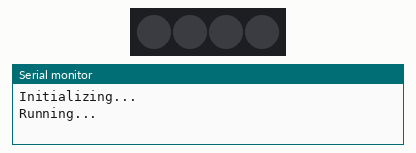
Simulated run of this program. Board: ESP8266 (NodeMCU). Parts: 4 RGB LEDs in strip order, left to right, the last lines printed to the serial monitor. Dim RGB values are drawn brighter than linear.

Above: at 2.5 s.
At 7.5 s:
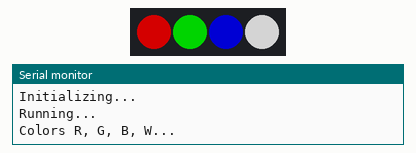
Timing chart, 0 to 13.0 s (numbered marks = the images above):
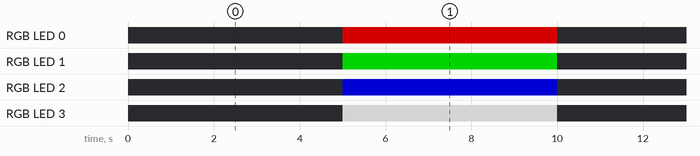

The program:

main.cpp
```cpp
// NeoPixelTest
// This example will cycle between showing four pixels as Red, Green, Blue, White
// and then showing those pixels as Black.
//
// Included but commented out are examples of configuring a NeoPixelBus for
// different color order including an extra white channel, different data speeds, and
// for Esp8266 different methods to send the data.
// NOTE: You will need to make sure to pick the one for your platform
//
//
// There is serial output of the current state so you can confirm and follow along.
//

#include <NeoPixelBus.h>

const uint16_t PixelCount = 4; // this example assumes 4 pixels, making it smaller will cause a failure
const uint8_t PixelPin = 1;  // make sure to set this to the correct pin, ignored for Esp8266

#define colorSaturation 128

// three element pixels, in different order and speeds
NeoPixelBus<NeoGrbFeature, NeoWs2812xMethod> strip(PixelCount, PixelPin);
//NeoPixelBus<NeoRgbFeature, Neo400KbpsMethod> strip(PixelCount, PixelPin);

// For Esp8266, the Pin is omitted and it uses GPIO3 due to DMA hardware use.
// There are other Esp8266 alternative methods that provide more pin options, but also have
// other side effects.
// For details see wiki linked here https://github.com/Makuna/NeoPixelBus/wiki/ESP8266-NeoMethods.
//
// You can also use one of these for Esp8266,
// each having their own restrictions.
//
// These two are the same as above as the DMA method is the default.
// NOTE: These will ignore the PIN and use GPI03 pin.
//NeoPixelBus<NeoGrbFeature, NeoEsp8266DmaWs2812xMethod> strip(PixelCount, PixelPin);
//NeoPixelBus<NeoRgbFeature, NeoEsp8266Dma400KbpsMethod> strip(PixelCount, PixelPin);

// Uart method is good for the Esp-01 or other pin restricted modules.
// for details see wiki linked here https://github.com/Makuna/NeoPixelBus/wiki/ESP8266-NeoMethods.
// NOTE: These will ignore the PIN and use GPI02 pin.
// NeoPixelBus<NeoGrbFeature, NeoEsp8266Uart1Ws2812xMethod> strip(PixelCount, PixelPin);
//NeoPixelBus<NeoRgbFeature, NeoEsp8266Uart1400KbpsMethod> strip(PixelCount, PixelPin);

// The bitbang method is really only good if you are not using WiFi features of the ESP.
// It works with all but pin 16.
//NeoPixelBus<NeoGrbFeature, NeoEsp8266BitBangWs2812xMethod> strip(PixelCount, PixelPin);
//NeoPixelBus<NeoRgbFeature, NeoEsp8266BitBang400KbpsMethod> strip(PixelCount, PixelPin);

// four element pixels, RGBW
//NeoPixelBus<NeoRgbwFeature, NeoWs2812xMethod> strip(PixelCount, PixelPin);

RgbColor red(colorSaturation, 0, 0);
RgbColor green(0, colorSaturation, 0);
RgbColor blue(0, 0, colorSaturation);
RgbColor white(colorSaturation);
RgbColor black(0);

HslColor hslRed(red);
HslColor hslGreen(green);
HslColor hslBlue(blue);
HslColor hslWhite(white);
HslColor hslBlack(black);


void setup()
{
    Serial.begin(115200);
    while (!Serial); // wait for serial attach

    Serial.println();
    Serial.println("Initializing...");
    Serial.flush();

    // this resets all the neopixels to an off state
    strip.Begin();
    strip.Show();


    Serial.println();
    Serial.println("Running...");
}


void loop()
{
    delay(5000);

    Serial.println("Colors R, G, B, W...");

    // set the colors,
    // if they don't match in order, you need to use NeoGrbFeature feature
    strip.SetPixelColor(0, red);
    strip.SetPixelColor(1, green);
    strip.SetPixelColor(2, blue);
    strip.SetPixelColor(3, white);
    // the following line demonstrates rgbw color support
    // if the NeoPixels are rgbw types the following line will compile
    // if the NeoPixels are anything else, the following line will give an error
    //strip.SetPixelColor(3, RgbwColor(colorSaturation));
    strip.Show();


    delay(5000);

    Serial.println("Off ...");

    // turn off the pixels
    strip.SetPixelColor(0, black);
    strip.SetPixelColor(1, black);
    strip.SetPixelColor(2, black);
    strip.SetPixelColor(3, black);
    strip.Show();

    delay(5000);

    Serial.println("HSL Colors R, G, B, W...");

    // set the colors,
    // if they don't match in order, you may need to use NeoGrbFeature feature
    strip.SetPixelColor(0, hslRed);
    strip.SetPixelColor(1, hslGreen);
    strip.SetPixelColor(2, hslBlue);
    strip.SetPixelColor(3, hslWhite);
    strip.Show();


    delay(5000);

    Serial.println("Off again...");

    // turn off the pixels
    strip.SetPixelColor(0, hslBlack);
    strip.SetPixelColor(1, hslBlack);
    strip.SetPixelColor(2, hslBlack);
    strip.SetPixelColor(3, hslBlack);
    strip.Show();

}
```

Measured:
- by itself, RGB LED 0: alternates RGB(128, 0, 0) for 5.0 s and off for 5.0 s
- by itself, RGB LED 1: alternates RGB(0, 128, 0) for 5.0 s and off for 5.0 s
- by itself, RGB LED 2: alternates RGB(0, 0, 128) for 5.0 s and off for 5.0 s
- by itself, RGB LED 3: alternates RGB(128, 128, 128) for 5.0 s and off for 5.0 s
